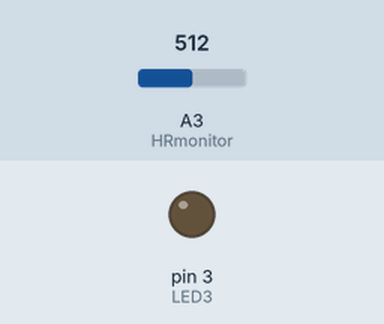
The sketch below on a simulated Arduino Uno, built with avr-gcc and run on an emulated ATmega328P. Shown: output pins drawn as LEDs (lit = HIGH). Inputs (shaded band) come from the test bench; at power-on: A3 (HRmonitor) = 512. What the sketch prints to the serial monitor is not drawn.

Above: at 1.2 s.
1.3 s: A3 (HRmonitor) set to 535
4.3 s: A3 (HRmonitor) set to 562
At 4.7 s:
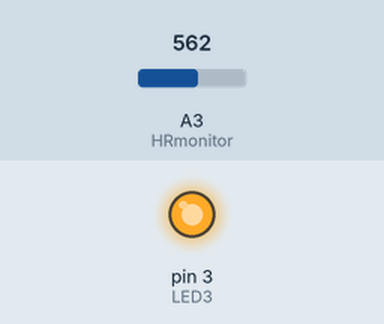
5.8 s: A3 (HRmonitor) set to 540
At 6.5 s:
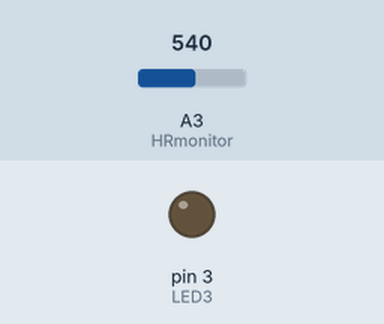
8.8 s: A3 (HRmonitor) set to 560
At 10.2 s:
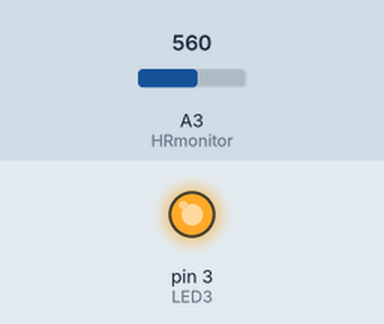
Timing chart, 0 to 11.3 s (numbered marks = the images above; inputs shaded):
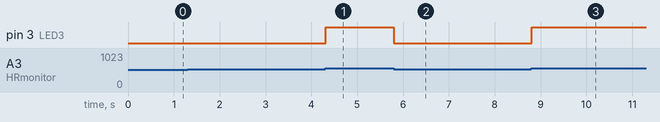

Measured:
- the behaviour switches between 550 and 551 on A3 (HRmonitor) (found by bisection; images 0 and 1)
- after the input at 1.3 s, every drawn part: stays the same
- after the input at 4.3 s, pin 3 (LED3): LOW → HIGH at once
- after the input at 5.8 s, pin 3 (LED3): HIGH → LOW at once
- after the input at 8.8 s, pin 3 (LED3): LOW → HIGH at once

The sketch:

ArduinoScript.ino
```cpp
int HRmonitor = A3;    // select the input pin for the photoplethysmograph
int i = 0;  // variable to store the value coming from the sensor
int LED3 = 3;   //  The on-board LED
int UpperThreshold = 550;            // Determines which signals to count as a beat and which to ignore
int LowerThreshold = 490;
int reading = 0;
float BPM = 0.0;
bool IgnoreReading = false;
bool FirstPulseDetected = false;
unsigned long FirstPulseTime = 0;
unsigned long SecondPulseTime = 0;
unsigned long PulseInterval = 0;
int count=0;

void setup() {
pinMode(LED3,OUTPUT);
Serial.begin(9600);
}

void loop()
{
//while(count<5)
      {
  i = analogRead(HRmonitor);// Reads the value from the sensor
  Serial.print(i);
  Serial.print("a");
  {
  if(i > UpperThreshold){
                            // If the signal is above the upper threshold the LED will blink indicating a heartbeat.
      digitalWrite(LED3,HIGH);
      count=count+1;

    }
    else {
      digitalWrite(LED3,LOW);
    }
    delay(10);
  }
  delay(10);


  if(i > UpperThreshold && IgnoreReading == false)// Heart beat leading edge detected.
  {
   if(FirstPulseDetected == false){
    FirstPulseTime = millis();
    FirstPulseDetected = true;
   }
   else{
     SecondPulseTime = millis();
     PulseInterval = SecondPulseTime - FirstPulseTime;
     FirstPulseTime = SecondPulseTime;
   }
   IgnoreReading = true;
   Serial.print(1);
   Serial.print("b");
  }

  if(i < LowerThreshold && IgnoreReading==true)// Heart beat trailing edge detected.
  {
    Serial.print(0);
    Serial.print("b");
    IgnoreReading = false;
  }

  BPM = (1.0/PulseInterval) * 60.0 * 1000;
  delay(10);
  Serial.print(BPM);
  Serial.print("c");
  Serial.flush();

  }

}
```
